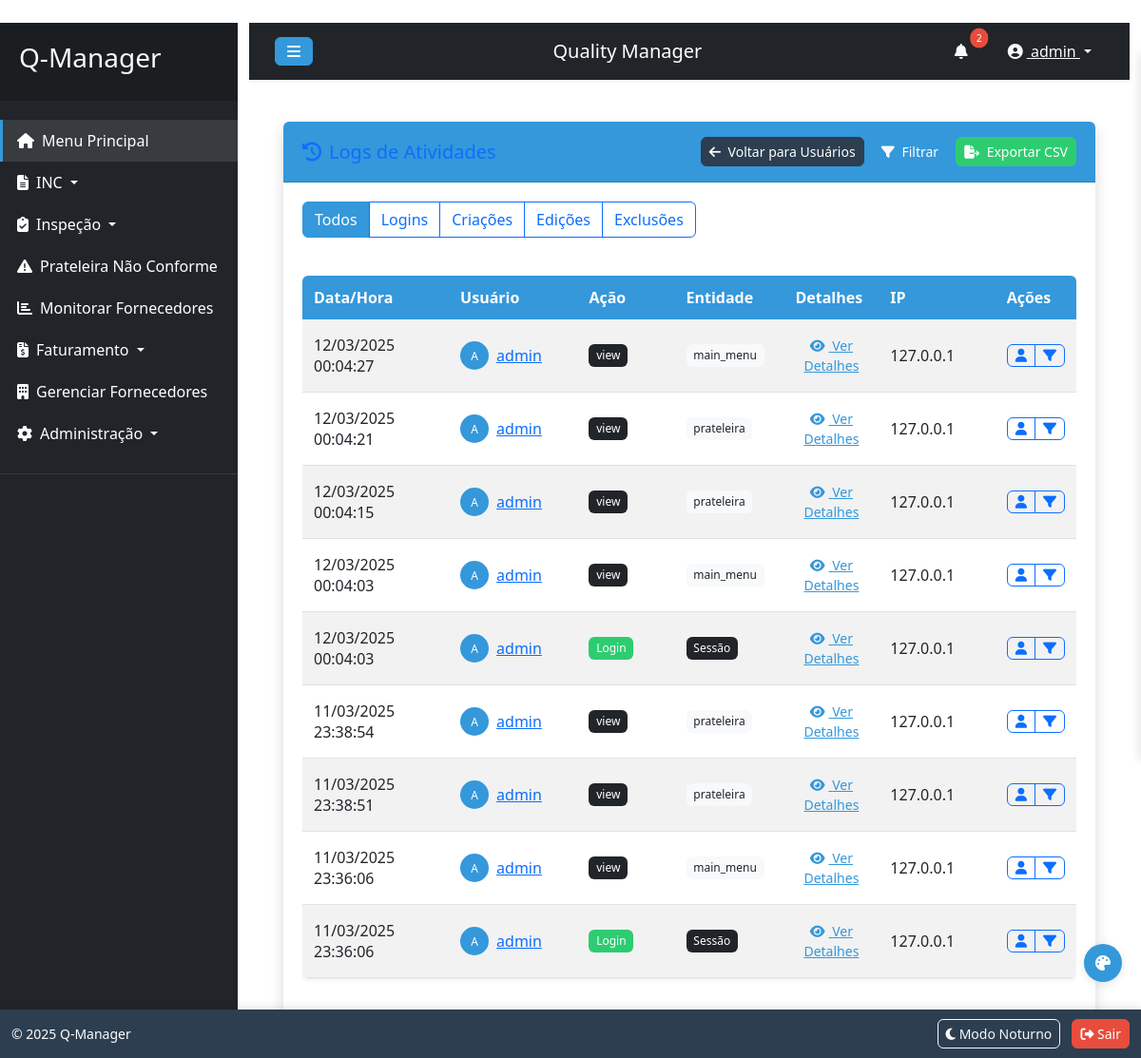
The app's page /log/visualizar (signed in), older data.
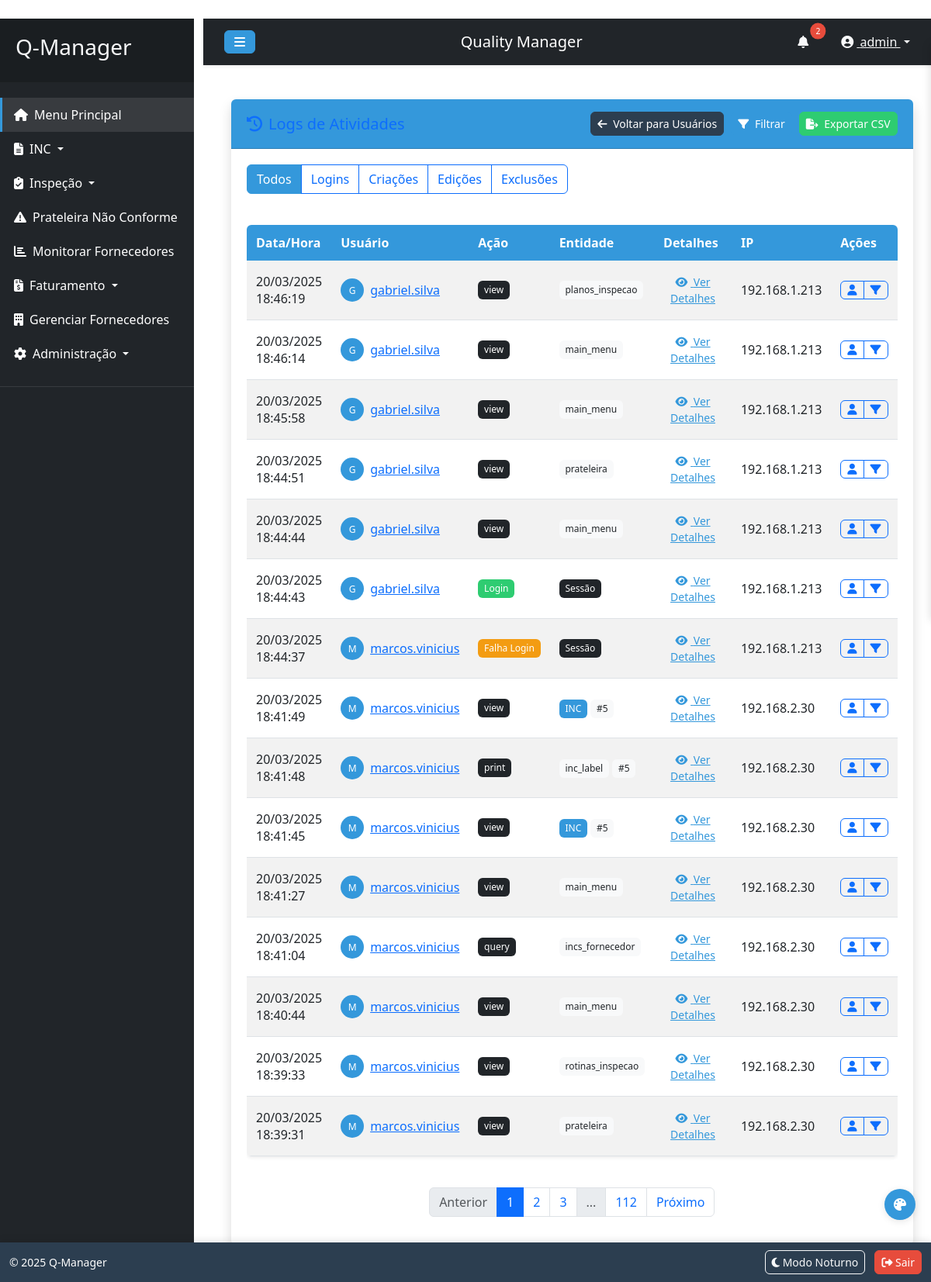
The same page, newer data.
### tables this page shows
CREATE TABLE user_activity_log (
	id INTEGER NOT NULL, 
	user_id INTEGER NOT NULL, 
	action VARCHAR(50) NOT NULL, 
	entity_type VARCHAR(50) NOT NULL, 
	entity_id INTEGER, 
	details TEXT, 
	ip_address VARCHAR(45), 
	timestamp DATETIME, 
	PRIMARY KEY (id), 
	FOREIGN KEY(user_id) REFERENCES user (id)
);

### log_routes.py (the view)
@log_bp.route('/visualizar')
@login_required
def visualizar_logs_atividade():
    if not current_user.is_admin:
        flash('Acesso negado. Apenas administradores podem visualizar logs.', 'danger')
        return redirect(url_for('main_menu'))
    user_id = request.args.get('user_id', type=int)
    action = request.args.get('action')
    entity_type = request.args.get('entity_type')
    data_inicio = request.args.get('data_inicio')
    data_fim = request.args.get('data_fim')
    ip_address = request.args.get('ip_address')
    page = request.args.get('page', 1, type=int)
    per_page = 15  # Ou obter da configuração da aplicação
    query = UserActivityLog.query
    if user_id:
        query = query.filter_by(user_id=user_id)
    if action:
        query = query.filter_by(action=action)
    if entity_type:
        query = query.filter_by(entity_type=entity_type)
    if ip_address:
        query = query.filter(UserActivityLog.ip_address.like(f'%{ip_address}%'))
    if data_inicio:
        data_inicio_obj = datetime.strptime(data_inicio, '%Y-%m-%d')
        query = query.filter(UserActivityLog.timestamp >= data_inicio_obj)
    if data_fim:
        data_fim_obj = datetime.strptime(data_fim, '%Y-%m-%d')
        data_fim_obj = data_fim_obj.replace(hour=23, minute=59, second=59)
        query = query.filter(UserActivityLog.timestamp <= data_fim_obj)
    query = query.order_by(UserActivityLog.timestamp.desc())
    pagination = query.paginate(
        page=page, per_page=per_page, error_out=False
    )
    users = User.query.all()
    return render_template('visualizar_logs_atividade.html',
                          logs=pagination,
                          users=users)

### app.py (called while the page is built)
@login_manager.user_loader
def load_user(user_id):
    return User.query.get(int(user_id))

@app.context_processor
def inject_settings():
    from models import LayoutSetting
    settings = {s.element: s for s in LayoutSetting.query.all()}
    return dict(settings=settings, config=app.config)

### templates/visualizar_logs_atividade.html (shortened to what the changed rows need)
{% extends "base.html" %}
{% block content %}
<div class="container-fluid">
    <div class="card shadow mb-4">
        <div class="card-body">
            <div class="table-responsive">
                <table class="table table-striped table-hover">
                    <thead>
                        <tr>
                            <th scope="col" style="width: 180px;">Data/Hora</th>
                            <th scope="col" style="width: 150px;">Usuário</th>
                            <th scope="col" style="width: 120px;">Ação</th>
                            <th scope="col" style="width: 120px;">Entidade</th>
                            <th scope="col">Detalhes</th>
                            <th scope="col" style="width: 140px;">IP</th>
                            <th scope="col" style="width: 80px;">Ações</th>
                        </tr>
                    </thead>
                    <tbody>
                        {% for log in logs.items %}
                        <tr>
                            <td>{{ log.timestamp.strftime('%d/%m/%Y %H:%M:%S') }}</td>
                            <td>
                                <div class="d-flex align-items-center">
                                    <div class="avatar-circle bg-primary text-white me-2" style="width: 30px; height: 30px; font-size: 12px;">
                                        {{ log.user.username[0]|upper }}
                                    </div>
                                    <a href="{{ url_for('log.visualizar_logs_atividade', user_id=log.user_id) }}">{{ log.user.username }}</a>
                                </div>
                            </td>
                            <td>
                                {% if log.action == 'login' %}
                                <span class="badge bg-success">Login</span>
                                {% elif log.action == 'logout' %}
                                <span class="badge bg-secondary">Logout</span>
                                {% elif log.action == 'create' %}
                                <span class="badge bg-primary">Criação</span>
                                {% elif log.action == 'update' %}
                                <span class="badge bg-info">Edição</span>
                                {% elif log.action == 'delete' %}
                                <span class="badge bg-danger">Exclusão</span>
                                {% elif log.action == 'login_failed' %}
                                <span class="badge bg-warning">Falha Login</span>
                                {% else %}
                                <span class="badge bg-dark">{{ log.action }}</span>
                                {% endif %}
                            </td>
                            <td>
                                {% if log.entity_type == 'user' %}
                                <span class="badge bg-info">Usuário</span>
                                {% elif log.entity_type == 'inc' %}
                                <span class="badge bg-primary">INC</span>
                                {% elif log.entity_type == 'fornecedor' %}
                                <span class="badge bg-secondary">Fornecedor</span>
                                {% elif log.entity_type == 'session' %}
                                <span class="badge bg-dark">Sessão</span>
                                {% else %}
                                <span class="badge bg-light text-dark">{{ log.entity_type }}</span>
                                {% endif %}
                                {% if log.entity_id %}
                                <span class="badge bg-light text-dark">#{{ log.entity_id }}</span>
                                {% endif %}
                            </td>
                            <td>
                                {% if log.details %}
                                <button type="button" class="btn btn-sm btn-link view-details" data-bs-toggle="modal" data-bs-target="#detailsModal" data-details="{{ log.details|replace('"', '&quot;') }}">
                                    <i class="fas fa-eye me-1"></i> Ver Detalhes
                                </button>
                                {% else %}
                                <span class="text-muted">Nenhum detalhe</span>
                                {% endif %}
                            </td>
                            <td>{{ log.ip_address }}</td>
                            <td>
                                <div class="btn-group">
                                    <a href="{{ url_for('log.visualizar_logs_atividade', user_id=log.user_id) }}" class="btn btn-sm btn-outline-primary" title="Filtrar por este usuário">
                                        <i class="fas fa-user"></i>
                                    </a>
                                    <a href="{{ url_for('log.visualizar_logs_atividade', action=log.action) }}" class="btn btn-sm btn-outline-primary" title="Filtrar por esta ação">
                                        <i class="fas fa-filter"></i>
                                    </a>
                                </div>
                            </td>
                        </tr>
                        {% endfor %}
                    </tbody>
                </table>
            </div>
            {% if logs.pages > 1 %}
            <nav aria-label="Navegação de logs">
                <ul class="pagination justify-content-center mt-4">
                    <li class="page-item {% if logs.page == 1 %}disabled{% endif %}">
                        <a class="page-link" href="{{ url_for('log.visualizar_logs_atividade', page=logs.prev_num, **request.args) if logs.has_prev else '#' }}">Anterior</a>
                    </li>
                    {% for page_num in logs.iter_pages(left_edge=1, right_edge=1, left_current=2, right_current=2) %}
                        {% if page_num %}
                            <li class="page-item {% if logs.page == page_num %}active{% endif %}">
                                <a class="page-link" href="{{ url_for('log.visualizar_logs_atividade', page=page_num, **request.args) }}">{{ page_num }}</a>
                            </li>
                        {% else %}
                            <li class="page-item disabled">
                                <span class="page-link">...</span>
                            </li>
                        {% endif %}
                    {% endfor %}
                    <li class="page-item {% if logs.page == logs.pages %}disabled{% endif %}">
                        <a class="page-link" href="{{ url_for('log.visualizar_logs_atividade', page=logs.next_num, **request.args) if logs.has_next else '#' }}">Próximo</a>
                    </li>
                </ul>
            </nav>
            {% endif %}
        </div>
    </div>
</div>
{% endblock %}

Row changes from the older to the newer data that the page shows:
no longer on this page (row edited): user_activity_log: timestamp "12/03/2025 00:04:27", user "A", user.username "admin", action "view", entity_type "main_menu", ip_address "127.0.0.1"
no longer on this page (row edited): user_activity_log: timestamp "12/03/2025 00:04:21", user "A", user.username "admin", action "view", entity_type "prateleira", ip_address "127.0.0.1"
no longer on this page (row edited): user_activity_log: timestamp "12/03/2025 00:04:15", user "A", user.username "admin", action "view", entity_type "prateleira", ip_address "127.0.0.1"
no longer on this page (row edited): user_activity_log: timestamp "12/03/2025 00:04:03", user "A", user.username "admin", action "view", entity_type "main_menu", ip_address "127.0.0.1"
no longer on this page (row edited): user_activity_log: timestamp "12/03/2025 00:04:03", user "A", user.username "admin", shows "Login", shows "Sessão", ip_address "127.0.0.1"
no longer on this page (row edited): user_activity_log: timestamp "11/03/2025 23:38:54", user "A", user.username "admin", action "view", entity_type "prateleira", ip_address "127.0.0.1"
no longer on this page (row edited): user_activity_log: timestamp "11/03/2025 23:38:51", user "A", user.username "admin", action "view", entity_type "prateleira", ip_address "127.0.0.1"
no longer on this page (row edited): user_activity_log: timestamp "11/03/2025 23:36:06", user "A", user.username "admin", action "view", entity_type "main_menu", ip_address "127.0.0.1"
no longer on this page (row edited): user_activity_log: timestamp "11/03/2025 23:36:06", user "A", user.username "admin", shows "Login", shows "Sessão", ip_address "127.0.0.1"
added user_activity_log: timestamp "20/03/2025 18:46:19", user "G", user.username "gabriel.silva", action "view", entity_type "planos_inspecao", ip_address "192.168.1.213"
added user_activity_log: timestamp "20/03/2025 18:46:14", user "G", user.username "gabriel.silva", action "view", entity_type "main_menu", ip_address "192.168.1.213"
added user_activity_log: timestamp "20/03/2025 18:45:58", user "G", user.username "gabriel.silva", action "view", entity_type "main_menu", ip_address "192.168.1.213"
added user_activity_log: timestamp "20/03/2025 18:44:51", user "G", user.username "gabriel.silva", action "view", entity_type "prateleira", ip_address "192.168.1.213"
added user_activity_log: timestamp "20/03/2025 18:44:44", user "G", user.username "gabriel.silva", action "view", entity_type "main_menu", ip_address "192.168.1.213"
added user_activity_log: timestamp "20/03/2025 18:44:43", user "G", user.username "gabriel.silva", shows "Login", shows "Sessão", ip_address "192.168.1.213"
added user_activity_log: timestamp "20/03/2025 18:44:37", user "M", user.username "marcos.vinicius", shows "Falha Login", shows "Sessão", ip_address "192.168.1.213"
added user_activity_log: timestamp "20/03/2025 18:41:49", user "M", user.username "marcos.vinicius", action "view", shows "INC", entity_id "5", ip_address "192.168.2.30"
added user_activity_log: timestamp "20/03/2025 18:41:48", user "M", user.username "marcos.vinicius", action "print", entity_type "inc_label", entity_id "5", ip_address "192.168.2.30"
added user_activity_log: timestamp "20/03/2025 18:41:45", user "M", user.username "marcos.vinicius", action "view", shows "INC", entity_id "5", ip_address "192.168.2.30"
added user_activity_log: timestamp "20/03/2025 18:41:27", user "M", user.username "marcos.vinicius", action "view", entity_type "main_menu", ip_address "192.168.2.30"
added user_activity_log: timestamp "20/03/2025 18:41:04", user "M", user.username "marcos.vinicius", action "query", entity_type "incs_fornecedor", ip_address "192.168.2.30"
added user_activity_log: timestamp "20/03/2025 18:40:44", user "M", user.username "marcos.vinicius", action "view", entity_type "main_menu", ip_address "192.168.2.30"
added user_activity_log: timestamp "20/03/2025 18:39:33", user "M", user.username "marcos.vinicius", action "view", entity_type "rotinas_inspecao", ip_address "192.168.2.30"
added user_activity_log: timestamp "20/03/2025 18:39:31", user "M", user.username "marcos.vinicius", action "view", entity_type "prateleira", ip_address "192.168.2.30"
Text that changed along with them:
text now shown: "Anterior Próximo"
new list line: "1"
new list line: "2"
new list line: "3"
new list line: "112"
